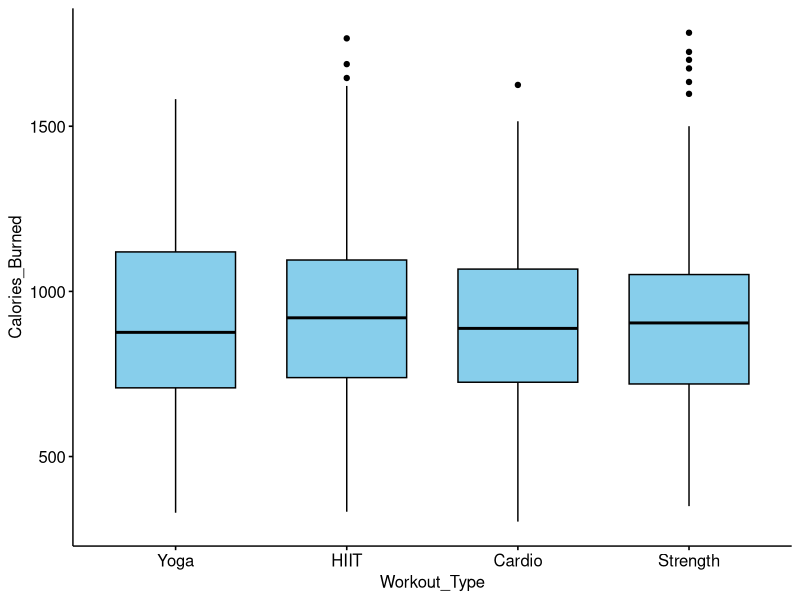
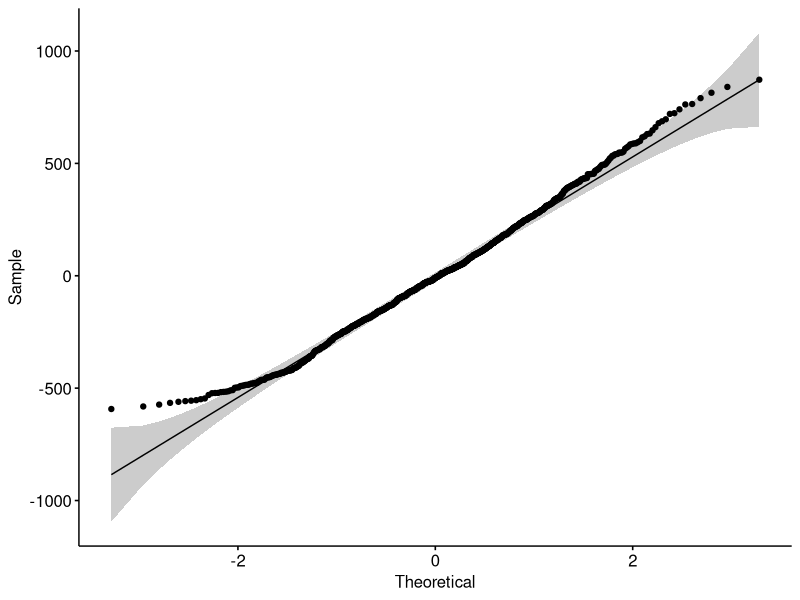
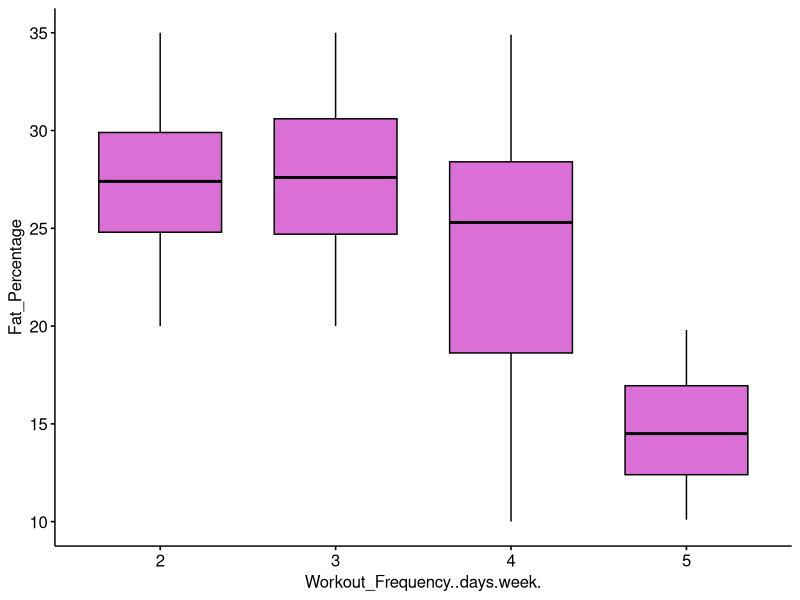
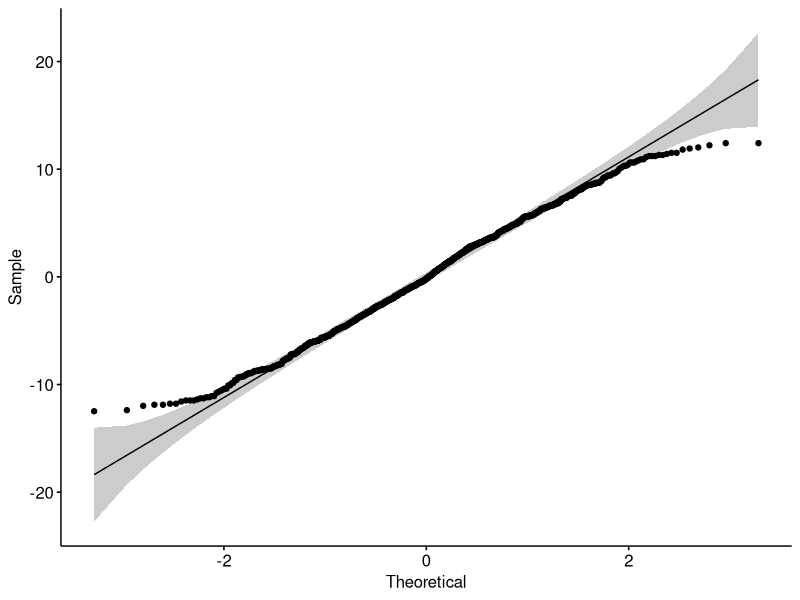

Recreate these plots in R, in order.

# Team Project Deliverable 2 - Section 4: Comparing Multiple Means (ANOVA Tests)
# Author: Niranjan K C
# Date: Apr 18, 2025
# Description: This script performs two ANOVA tests with proper assumption checks, visualizations,
# and standardized result reporting using the gym dataset.

# ======================
# Load required packages
# ======================
library(tidyverse)   # For data manipulation and visualization
library(ggpubr)      # For easy ggplot2-based plots
library(rstatix)     # For assumption testing and ANOVA functions
library(readr)       # For reading CSV data

# ======================
# Load cleaned dataset
# ======================
setwd("/Users/niranjankc/Desktop/CIS328/Group Project/Project2")

data <- read_csv("gym_members_exercise_tracking_cleaned.csv")  # Load dataset
View(data)  # View dataset in table format

# ===============================
# ANOVA Test 1: Calories Burned by Workout Type
# ===============================

# Descriptive statistics
# Group by workout type and compute mean and standard deviation of calories burned
data %>%
  group_by(Workout_Type) %>%
  get_summary_stats(Calories_Burned, type = "mean_sd")

# Boxplot to visualize Calories_Burned by Workout_Type
ggboxplot(data, x = "Workout_Type", y = "Calories_Burned", fill = "skyblue")

# Check for outliers in each group
data %>%
  group_by(Workout_Type) %>%
  identify_outliers(Calories_Burned)

# Outliers were identified in each group (e.g., Strength, HIIT),
# but most were not marked as extreme. 
# So the outlier assumption is reasonably met.

# Normality check using Shapiro-Wilk test on ANOVA model residuals
model1 <- lm(Calories_Burned ~ Workout_Type, data = data)
shapiro_test(residuals(model1))  # Residuals not normally distributed (p < 0.001)
ggqqplot(residuals(model1))  # Visual check of normality assumption (points fairly along the line)

# The p-value from Shapiro-Wilk test is 0.0000243 (< 0.05),
# indicating the residuals are not normally distributed.
# However, the QQ plot shows data points are fairly aligned 
# with the reference line, so we can proceed with caution.

# Homogeneity of variance using Levene’s test
data %>% levene_test(Calories_Burned ~ Workout_Type)  # Assumption met (p = 0.789)

# Run one-way ANOVA
anova1 <- anova_test(data = data, dv = Calories_Burned, between = Workout_Type)
anova1  # Not significant (p = 0.416), so no post-hoc test needed

# Post-hoc test using Tukey's HSD (still run to show no significant pairwise difference)
pwc1 <- data %>% tukey_hsd(Calories_Burned ~ Workout_Type)
pwc1

# Standardized Reporting
# A one-way ANOVA was conducted to compare calories burned across different workout types.
# The results showed no statistically significant difference in calories burned among the workout types,
# F(3, 969) = 0.949, p = 0.416.
# Tukey’s post hoc test indicated that none of the group comparisons were statistically significant.

# ===============================
# ANOVA Test 2: Fat Percentage by Workout Frequency
# ===============================

# Descriptive statistics
data %>%
  group_by(Workout_Frequency..days.week.) %>%
  get_summary_stats(Fat_Percentage, type = "mean_sd")

# Boxplot visualization
ggboxplot(data, x = "Workout_Frequency..days.week.", y = "Fat_Percentage", fill = "orchid")

# Check for outliers
data %>%
  group_by(Workout_Frequency..days.week.) %>%
  identify_outliers(Fat_Percentage)

# Normality check using Shapiro-Wilk test on residuals of ANOVA model
model2 <- lm(Fat_Percentage ~ Workout_Frequency..days.week., data = data)
shapiro_test(residuals(model2))  # p < 0.001 (not normal)
ggqqplot(residuals(model2))  # Data roughly follows the line, assumption met visually

# Note: Shapiro-Wilk test showed p < 0.001, but QQ plot suggests normality assumption is approximately met.

# Convert predictor to factor for Levene's test
data$Workout_Freq_Factor <- as.factor(data$Workout_Frequency..days.week.)

# Homogeneity of variance check using Levene’s test
data %>% levene_test(Fat_Percentage ~ Workout_Freq_Factor)  # p = 7.27e-30 (assumption violated)

# The Levene’s test p-value is 7.27e-30 (< 0.05),
# indicating that the assumption of equal variances is not met.
# We can proceed with caution or consider data transformation if needed.

# Run ANOVA
anova2 <- anova_test(data = data, dv = Fat_Percentage, between = Workout_Frequency..days.week.)
anova2

# Post-hoc Tukey HSD test
pwc2 <- data %>% tukey_hsd(Fat_Percentage ~ Workout_Freq_Factor)
pwc2

# Standardized Reporting
# A one-way ANOVA was conducted to examine the effect of workout frequency on body fat percentage.
# The analysis showed a significant effect of workout frequency on fat percentage,
# F(3, 969) = 211.52, p < 0.001.
# Tukey’s HSD post hoc test revealed significant differences between the following groups:
#  - 2 vs. 4 days/week (p < 0.001)
#  - 2 vs. 5 days/week (p < 0.001)
#  - 3 vs. 4 days/week (p < 0.001)
#  - 3 vs. 5 days/week (p < 0.001)
#  - 4 vs. 5 days/week (p < 0.001)
# However, no significant difference was found between 2 and 3 days/week (p = 0.986).

# ======================
# End of Script
# ======================
